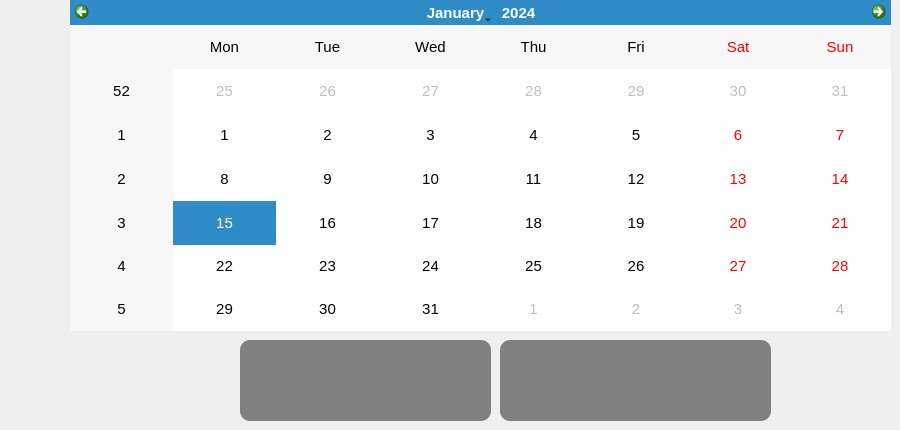
      <widget class="QWidget" name="tab">
       <attribute name="title">
        <string>calendrier</string>
       </attribute>
       <widget class="QCalendarWidget" name="calendarWidget">
        <property name="geometry">
         <rect>
          <x>70</x>
          <y>0</y>
          <width>821</width>
          <height>331</height>
         </rect>
        </property>
        <property name="styleSheet">
         <string notr="true">QCalendarWidget {
    font-size: 15px;
    color: rgb(180, 180, 180);
    selection-background-color: rgb(64, 64, 64);
    selection-color: rgb(0, 255, 0);
background-color:white;
}</string>
        </property>
       </widget>
       <widget class="QTableView" name="tableView_2">
        <property name="geometry">
         <rect>
          <x>500</x>
          <y>340</y>
          <width>271</width>
          <height>81</height>
         </rect>
        </property>
        <property name="styleSheet">
         <string notr="true">border-radius: 10px;
background-color: grey;
color: rgb(255, 255, 255);
alternate-background-color: rgb(255, 255, 255);</string>
        </property>
       </widget>
       <widget class="QTableView" name="tableView_3">
        <property name="geometry">
         <rect>
          <x>240</x>
          <y>340</y>
          <width>251</width>
          <height>81</height>
         </rect>
        </property>
        <property name="styleSheet">
         <string notr="true">border-radius: 10px;
background-color: grey;
color: rgb(255, 255, 255);
alternate-background-color: rgb(255, 255, 255);</string>
        </property>
       </widget>
      </widget>
